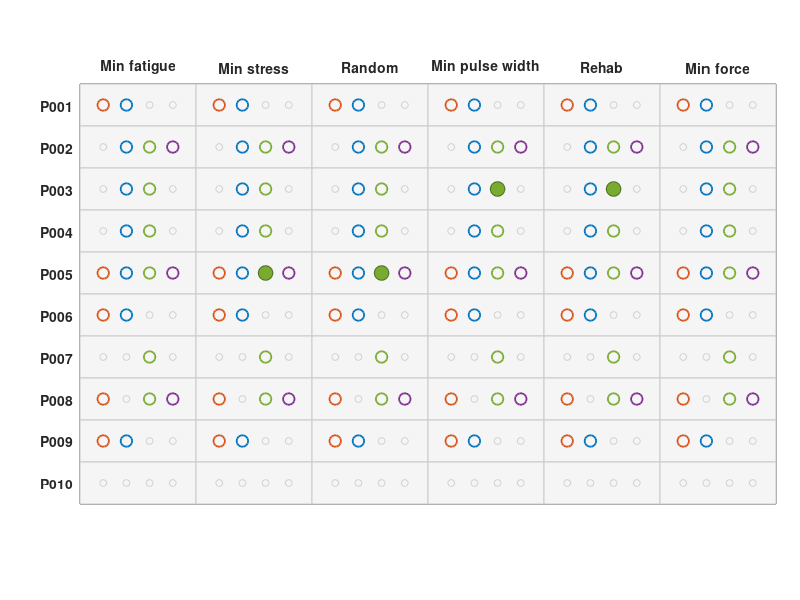

Write MATLAB code to recreate this figure. (Note: this script raises an error after producing the figure.)
% =========================================================================
% heatmap_spm_individuel_emg.m
% =========================================================================
% Author     :   H. Francalanci
%                Biomechanics and Translational Research in Surgery Group
%                University of Geneva
%                https://www.unige.ch/medecine/chiru/en/research-groups/nicolas-holzer-et-florent-moissenet
% License    :   Creative Commons Attribution-NonCommercial 4.0 International License
%                https://creativecommons.org/licenses/by-nc/4.0/legalcode
% Source code:   To be defined
% Reference  :   To be defined
% Date       :   July 2026
% -------------------------------------------------------------------------
% Description:   Summary heatmap of individual SPM1D results for surface EMG
%                (10 patients x 6 FES conditions, 4 muscles per cell).
%                Three-level markers per muscle (TRAPS, TRAPM, TRAPI, SERRA):
%                  - Large filled circle  : post-hoc significant vs No FES
%                  - Medium empty circle  : ANOVA significant, post-hoc n.s.
%                  - Small grey circle    : ANOVA non-significant
%                Results are hardcoded from extract_emg_cycles.m console
%                output (LP_FREQ=6Hz, ANOVA RM + ttest_paired, Bonferroni
%                alpha=0.05/6, N=3 blocks per patient, exploratoire).
% -------------------------------------------------------------------------
% Parameters :   sig(patient,condition,muscle)  — post-hoc significance matrix
%                anova_sig(patient,muscle)       — ANOVA significance matrix
% Outputs    :   1 figure : 10x6 heatmap with 4-muscle scatter markers
% -------------------------------------------------------------------------
% Dependencies : none (standalone — results hardcoded)
% -------------------------------------------------------------------------
% This work is licensed under the Creative Commons Attribution -
% NonCommercial 4.0 International License. To view a copy of this license,
% visit http://creativecommons.org/licenses/by-nc/4.0/
% =========================================================================
% Résumé des résultats SPM1D individuels — EMG
%
% Heatmap : patients (lignes) × conditions FES (colonnes)
% Chaque cellule : 4 marqueurs (TRAPS, TRAPM, TRAPI, SERRA)
%   - Grand plein   = post-hoc significatif vs No FES
%   - Moyen contour = ANOVA sig., post-hoc n.s.
%   - Petit gris    = ANOVA non significatif
%
% Source : extract_emg_cycles.m — analyse SPM1D individuelle
%          ANOVA RM + post-hoc ttest_paired vs No FES
%          Bonferroni α = 0.05/6 ≈ 0.0083 | N=3 blocs (exploratoire)
% =========================================================================

clear; clc; close all;

PATIENTS   = {'P001','P002','P003','P004','P005','P006','P007','P008','P009','P010'};
CONDITIONS = {'Min fatigue','Min stress','Random','Min pulse width','Rehab','Min force'};
MUSCLES    = {'TRAPS','TRAPM','TRAPI','SERRA'};
N_PAT  = length(PATIENTS);
N_COND = length(CONDITIONS);
N_MUS  = length(MUSCLES);

% -------------------------------------------------------------------------
% sig(patient, condition, muscle) = 1 si post-hoc significatif
% Conditions : 1=Min_fatigue 2=Min_stress 3=Random 4=Min_pulse_width 5=Rehab 6=Min_force
% Muscles    : 1=TRAPS  2=TRAPM  3=TRAPI  4=SERRA
% -------------------------------------------------------------------------
sig = zeros(N_PAT, N_COND, N_MUS);

% P003
sig(3,4,3) = 1;   % TRAPI — Min_pulse_width
sig(3,5,3) = 1;   % TRAPI — Rehab

% P005
sig(5,2,3) = 1;   % TRAPI — Min_stress
sig(5,3,3) = 1;   % TRAPI — Random

% -------------------------------------------------------------------------
% anova_sig(patient, muscle) = 1 si ANOVA RM significative (global 7 cond.)
% -------------------------------------------------------------------------
anova_sig = zeros(N_PAT, N_MUS);

% P001 : TRAPS, TRAPM
anova_sig(1,1) = 1; anova_sig(1,2) = 1;
% P002 : TRAPM, TRAPI, SERRA
anova_sig(2,2) = 1; anova_sig(2,3) = 1; anova_sig(2,4) = 1;
% P003 : TRAPM, TRAPI
anova_sig(3,2) = 1; anova_sig(3,3) = 1;
% P004 : TRAPM, TRAPI
anova_sig(4,2) = 1; anova_sig(4,3) = 1;
% P005 : tous
anova_sig(5,:) = 1;
% P006 : TRAPS, TRAPM
anova_sig(6,1) = 1; anova_sig(6,2) = 1;
% P007 : TRAPI
anova_sig(7,3) = 1;
% P008 : TRAPS, TRAPI, SERRA
anova_sig(8,1) = 1; anova_sig(8,3) = 1; anova_sig(8,4) = 1;
% P009 : TRAPS, TRAPM
anova_sig(9,1) = 1; anova_sig(9,2) = 1;
% P010 : aucun

% -------------------------------------------------------------------------
% Couleurs muscles
% -------------------------------------------------------------------------
MUS_COLORS = [0.85 0.33 0.10;   % TRAPS — orange-rouge
              0.00 0.45 0.74;   % TRAPM — bleu
              0.47 0.67 0.19;   % TRAPI — vert
              0.49 0.18 0.56];  % SERRA — violet

% -------------------------------------------------------------------------
% Figure
% -------------------------------------------------------------------------
figure('Name','Analyse SPM1D individuelle — EMG', ...
       'units','normalized','outerposition',[0.05 0.05 0.90 0.85],'Color','white');

ax = axes('Position',[0.10 0.16 0.87 0.70]);
hold on;

% Fond des cellules
for ip = 1:N_PAT
    for ic = 1:N_COND
        rectangle('Position',[ic-0.5, ip-0.5, 1, 1], ...
                  'FaceColor',[0.96 0.96 0.96], 'EdgeColor',[0.80 0.80 0.80], ...
                  'LineWidth', 0.8, 'HandleVisibility','off');
    end
end

% Décalages des 4 muscles dans la cellule
dx     = [-0.30, -0.10, 0.10, 0.30];
MS_SIG   = 110;   % post-hoc sig   — grand plein
MS_ANOVA = 70;    % ANOVA sig n.s. — moyen contour
MS_NS    = 25;    % ANOVA non sig  — petit gris

for im = 1:N_MUS
    xs_sig   = []; ys_sig   = [];
    xs_anova = []; ys_anova = [];
    xs_ns    = []; ys_ns    = [];

    for ip = 1:N_PAT
        for ic = 1:N_COND
            xc = ic + dx(im);
            if sig(ip, ic, im)
                xs_sig(end+1)   = xc; ys_sig(end+1)   = ip;
            elseif anova_sig(ip, im)
                xs_anova(end+1) = xc; ys_anova(end+1) = ip;
            else
                xs_ns(end+1)    = xc; ys_ns(end+1)    = ip;
            end
        end
    end

    if ~isempty(xs_ns)
        scatter(xs_ns, ys_ns, MS_NS, [0.82 0.82 0.82], 'o', ...
                'LineWidth', 0.5, 'HandleVisibility','off');
    end
    if ~isempty(xs_anova)
        scatter(xs_anova, ys_anova, MS_ANOVA, MUS_COLORS(im,:), 'o', ...
                'LineWidth', 1.3, 'HandleVisibility','off');
    end
    if ~isempty(xs_sig)
        scatter(xs_sig, ys_sig, MS_SIG, MUS_COLORS(im,:), 'o', 'filled', ...
                'MarkerEdgeColor', MUS_COLORS(im,:)*0.65, 'LineWidth', 0.8, ...
                'HandleVisibility','off');
    end
end

% Axes
set(ax, 'XTick', 1:N_COND, 'XTickLabel', CONDITIONS, 'FontSize', 11, 'FontWeight','bold');
set(ax, 'YTick', 1:N_PAT,  'YTickLabel', PATIENTS,   'FontSize', 10);
set(ax, 'XAxisLocation', 'top');
set(ax, 'YDir', 'reverse');
xlim([0.5, N_COND+0.5]);
ylim([0.5, N_PAT+0.5]);
grid off; box on;
ax.XAxis.TickLength = [0 0];
ax.YAxis.TickLength = [0 0];

% Légende
h = gobjects(N_MUS+2, 1);
for im = 1:N_MUS
    h(im) = scatter(NaN, NaN, MS_SIG, MUS_COLORS(im,:), 'o', 'filled', ...
                    'MarkerEdgeColor', MUS_COLORS(im,:)*0.65, ...
                    'DisplayName', [MUSCLES{im} '  (post-hoc sig.)']);
end
h(N_MUS+1) = scatter(NaN, NaN, MS_ANOVA, [0.40 0.40 0.40], 'o', 'LineWidth', 1.3, ...
                     'DisplayName', 'ANOVA sig., post-hoc n.s.');
h(N_MUS+2) = scatter(NaN, NaN, MS_NS, [0.82 0.82 0.82], 'o', 'LineWidth', 0.5, ...
                     'DisplayName', 'ANOVA non sig.');

legend(h, 'Location','southoutside', 'Orientation','horizontal', ...
       'FontSize', 10, 'Box','off');

title({'Analyse SPM1D individuelle'; ...
       'N = 3 blocs  |  Bonferroni \alpha = 0.0083'}, ...
      'FontSize', 11, 'FontWeight','bold');

hold off;
